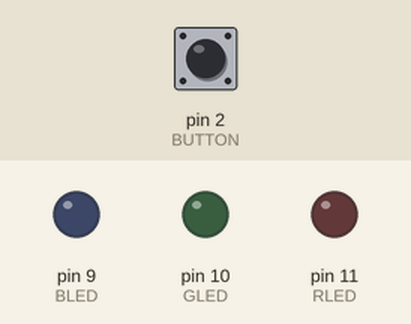
This sketch was run on a simulated Arduino Uno, built with avr-gcc and run on an emulated ATmega328P. On the bench: output pins drawn as LEDs (lit = HIGH). The inputs (shaded band) are chosen by the test bench; at power-on: pin 2 (BUTTON) LOW.

Above: at 1.2 s.
1.3 s: pin 2 (BUTTON) pulled HIGH for 0.15 s
At 2.4 s:
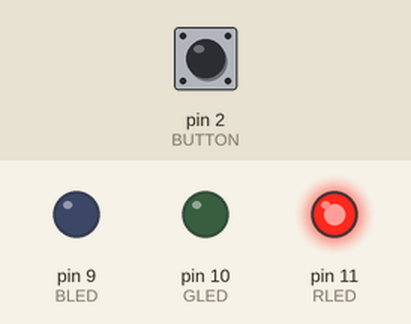
2.9 s: pin 2 (BUTTON) pulled HIGH for 1 s
At 3.6 s:
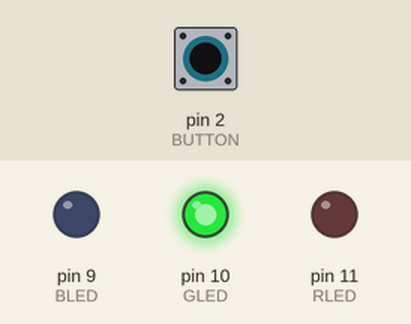
5.4 s: pin 2 (BUTTON) pulled HIGH for 0.15 s
At 6.6 s:
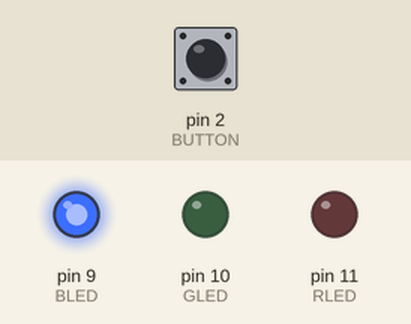
7.0 s: pin 2 (BUTTON) pulled HIGH for 3.2 s
At 8.0 s:
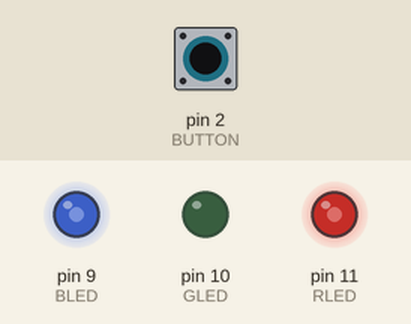
11.7 s: pin 2 (BUTTON) pulled HIGH for 0.15 s
At 12.7 s:
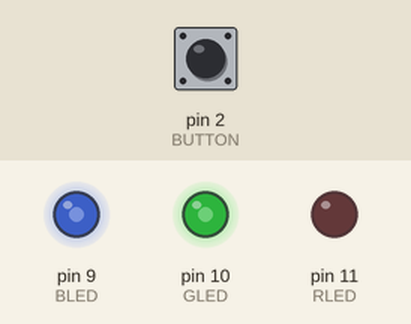
13.3 s: pin 2 (BUTTON) pulled HIGH for 1 s
At 14.0 s:
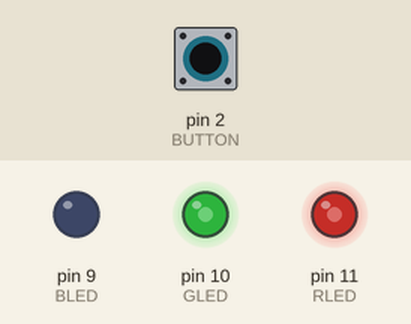
Timing chart, 0 to 16.3 s (numbered marks = the images above; inputs shaded):
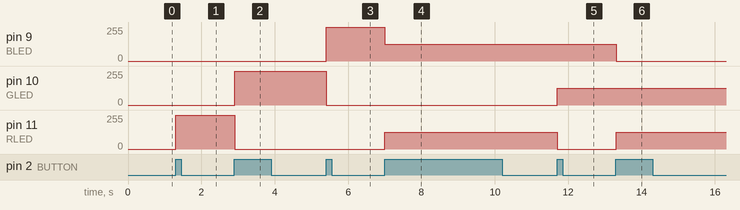

Measured:
- after the input at 1.3 s, pin 11 (RLED): 0/255 → 255/255 at once
- after the input at 2.9 s, pin 10 (GLED): 0/255 → 255/255 at once; pin 11 (RLED): 255/255 → 0/255 at once
- after the input at 5.4 s, pin 9 (BLED): 0/255 → 255/255 at once; pin 10 (GLED): 255/255 → 0/255 at once
- after the input at 7.0 s, pin 9 (BLED): 255/255 → 127/255 at once; pin 11 (RLED): 0/255 → 127/255 at once
- after the input at 11.7 s, pin 10 (GLED): 0/255 → 127/255 at once; pin 11 (RLED): 127/255 → 0/255 at once
- after the input at 13.3 s, pin 9 (BLED): 127/255 → 0/255 at once; pin 11 (RLED): 0/255 → 127/255 at once

The sketch:

rgb_nightlight.ino
```cpp
/*
Exploring Arduino - Code Listing 2-6: Toggling LED Nightlight
http://www.exploringarduino.com/content/ch2
*/

const int BLED=9;    //Blue LED on Pin 9
const int GLED=10;   //Green LED on Pin 10
const int RLED=11;   //Red LED on Pin 11
const int BUTTON=2;    //The Button is connected to pin 2

boolean lastButton = LOW;    //Last Button State
boolean currentButton = LOW; //Current Button State
int ledMode = 0;             //Cycle between LED states

void setup()
{
  pinMode (BLED, OUTPUT);   //Set Blue LED as Output
  pinMode (GLED, OUTPUT);   //Set Green LED as Output
  pinMode (RLED, OUTPUT);   //Set Red LED as Output
  pinMode (BUTTON, INPUT);  //Set button as input (not required)
}

/*
* Debouncing Function
* Pass it the previous button state,
* and get back the current debounced button state.
*/
boolean debounce(boolean last)
{
  boolean current = digitalRead(BUTTON);       //Read the button state
  if (last != current)                         //if it's different...
  {
    delay(5);                                  //wait 5ms
    current = digitalRead(BUTTON);             //read it again
  }
  return current;                              //return the current value
}

/*
* LED Mode Selection
* Pass a number for the LED state and set it accordingly
*/
void setMode(int mode)
{
  //RED
  if (mode == 1)
  {
    digitalWrite(RLED, HIGH);
    digitalWrite(GLED, LOW);
    digitalWrite(BLED, LOW);
  }
  //GREEN
  else if (mode == 2)
  {
    digitalWrite(RLED, LOW);
    digitalWrite(GLED, HIGH);
    digitalWrite(BLED, LOW);
  }
  //BLUE
  else if (mode == 3)
  {
    digitalWrite(RLED, LOW);
    digitalWrite(GLED, LOW);
    digitalWrite(BLED, HIGH);
  }
  //PURPLE (RED+BLUE)
  else if (mode == 4)
  {
    analogWrite(RLED, 127);
    analogWrite(GLED, 0);
    analogWrite(BLED, 127);
  }
  //TEAL (BLUE+GREEN)
  else if (mode == 5)
  {
    analogWrite(RLED, 0);
    analogWrite(GLED, 127);
    analogWrite(BLED, 127);
  }
  //ORANGE (GREEN+RED)
  else if (mode == 6)
  {
    analogWrite(RLED, 127);
    analogWrite(GLED, 127);
    analogWrite(BLED, 0);
  }
  //WHITE (GREEN+RED+BLUE)
  else if (mode == 7)
  {
    analogWrite(RLED, 85);
    analogWrite(GLED, 85);
    analogWrite(BLED, 85);
  }
  //OFF (mode = 0)
  else
  {
    digitalWrite(RLED, LOW);
    digitalWrite(GLED, LOW);
    digitalWrite(BLED, LOW);
  }
}

void loop()
{
  currentButton = debounce(lastButton);           //read debounced state
  if (lastButton == LOW && currentButton == HIGH) //if it was pressed...
  {
    ledMode++;                                    //increment the LED value
  }
  lastButton = currentButton;                     //reset button value
  //if you’ve cycled through the different options, reset the counter to 0
  if (ledMode == 8) ledMode = 0;
  setMode(ledMode);                              //change the LED state
}
```
